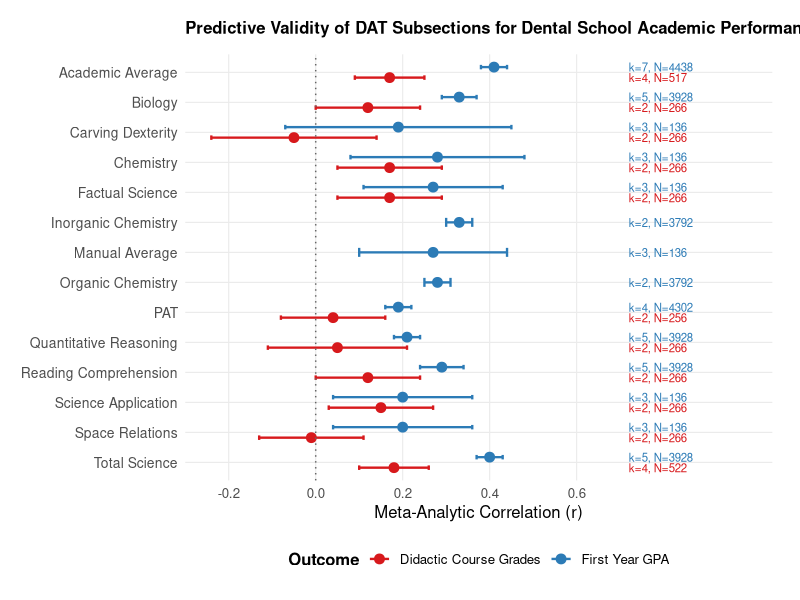

Source code (R):
## ---- chunk 1
library(tidyverse)
library(ggplot2)

gpa_data <- tibble(
  predictor = c("Academic Average", "Biology", "Carving Dexterity", "Chemistry",
                "Factual Science", "Inorganic Chemistry", "Manual Average",
                "Organic Chemistry", "PAT", "Quantitative Reasoning",
                "Reading Comprehension", "Science Application",
                "Space Relations", "Total Science"),
  r = c(.41, .33, .19, .28, .27, .33, .27, .28, .19, .21, .29, .20, .20, .40),
  lower = c(.38, .29, -.07, .08, .11, .30, .10, .25, .16, .18, .24, .04, .04, .37),
  upper = c(.44, .37, .45, .48, .43, .36, .44, .31, .22, .24, .34, .36, .36, .43),
  k = c(7, 5, 3, 3, 3, 2, 3, 2, 4, 5, 5, 3, 3, 5),
  N = c(4438, 3928, 136, 136, 136, 3792, 136, 3792, 4302, 3928, 3928, 136, 136, 3928),
  outcome = "First Year GPA"
)

didactic_data <- tibble(
  predictor = c("Academic Average", "Biology", "Carving Dexterity", "Chemistry",
                "Factual Science", "PAT", "Quantitative Reasoning",
                "Reading Comprehension", "Science Application", "Space Relations", "Total Science"),
  r = c(.17, .12, -.05, .17, .17, .04, .05, .12, .15, -.01, .18),
  lower = c(.09, .00, -.24, .05, .05, -.08, -.11, .00, .03, -.13, .10),
  upper = c(.25, .24, .14, .29, .29, .16, .21, .24, .27, .11, .26),
  k = c(4, 2, 2, 2, 2, 2, 2, 2, 2, 2, 4),
  N = c(517, 266, 266, 266, 266, 256, 266, 266, 266, 266, 522),
  outcome = "Didactic Course Grades"
)

my_data <- bind_rows(gpa_data, didactic_data)

# Factor levels: GPA predictors in order (didactic-only predictors drop to bottom)
all_predictors <- unique(gpa_data$predictor)
didactic_only <- setdiff(unique(didactic_data$predictor), all_predictors)
level_order <- rev(c(all_predictors, didactic_only))

my_data$predictor <- factor(my_data$predictor, levels = level_order)

# Use a fixed x position for ALL annotation text so they align in a clean column
LABEL_X <- 0.72  # Adjust this value left/right to taste

pd <- position_dodge(width = 0.7)

p <- ggplot(my_data, aes(x = r, y = predictor, color = outcome)) +
  geom_errorbarh(aes(xmin = lower, xmax = upper),
                 position = pd,
                 height = 0.3,
                 linewidth = 0.8) +
  geom_point(position = pd, size = 3) +
  geom_vline(xintercept = 0, linetype = "dotted", color = "grey40") +
  
  # Fixed x position so labels don't scatter with CI width
  geom_text(aes(x = LABEL_X,
                label = paste0("k=", k, ", N=", N)),
            position = pd,
            hjust = 0,
            size = 2.9,
            show.legend = FALSE) +
  
  scale_color_manual(
    values = c("First Year GPA" = "#2c7bb6", "Didactic Course Grades" = "#d7191c")
  ) +
  
  scale_x_continuous(
    name = "Meta-Analytic Correlation (r)",
    limits = c(-0.3, 1.05),
    breaks = seq(-0.2, 0.6, by = 0.2),
    expand = c(0, 0)
  ) +
  
  labs(
    title = "Predictive Validity of DAT Subsections for Dental School Academic Performance",
    y = NULL,  # y-axis label is self-evident from the predictor names
    color = "Outcome"
  ) +
  
  theme_minimal(base_size = 12) +
  theme(
    panel.grid.major.y = element_line(color = "grey92", linewidth = 0.4),
    panel.grid.minor = element_blank(),
    panel.grid.major.x = element_line(color = "grey92", linewidth = 0.4),
    legend.position = "bottom",
    legend.title = element_text(face = "bold"),
    plot.title = element_text(size = 12, face = "bold", margin = margin(b = 12)),
    axis.text.y = element_text(size = 10),
    plot.margin = margin(15, 20, 15, 15)
  )

# Save with explicit height/width — this is the most important fix for squishing
ggsave("forest_plot.png", plot = p,
       width = 10, height = 8.5, dpi = 300, bg = "white")
